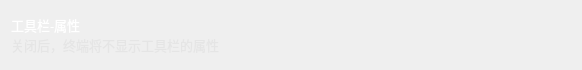
                  <widget class="QWidget" name="verticalWidget_36" native="true">
                   <property name="minimumSize">
                    <size>
                     <width>0</width>
                     <height>70</height>
                    </size>
                   </property>
                   <property name="maximumSize">
                    <size>
                     <width>16777215</width>
                     <height>70</height>
                    </size>
                   </property>
                   <property name="styleSheet">
                    <string notr="true">#verticalWidget_36{
	border: 1px solid rgba(197, 197, 197,50);
	
	background-color: rgba(255, 255, 255, 20);
	border-radius: 5px;
}</string>
                   </property>
                   <layout class="QHBoxLayout" name="horizontalLayout_47">
                    <item>
                     <widget class="QWidget" name="horizontalWidget_35" native="true">
                      <property name="minimumSize">
                       <size>
                        <width>0</width>
                        <height>40</height>
                       </size>
                      </property>
                      <property name="maximumSize">
                       <size>
                        <width>16777215</width>
                        <height>40</height>
                       </size>
                      </property>
                      <layout class="QVBoxLayout" name="verticalLayout_43">
                       <property name="spacing">
                        <number>0</number>
                       </property>
                       <property name="leftMargin">
                        <number>0</number>
                       </property>
                       <property name="topMargin">
                        <number>0</number>
                       </property>
                       <property name="rightMargin">
                        <number>0</number>
                       </property>
                       <property name="bottomMargin">
                        <number>0</number>
                       </property>
                       <item>
                        <widget class="QLabel" name="label_conectStatsDisplay">
                         <property name="font">
                          <font>
                           <family>OPPOSans B</family>
                           <pointsize>10</pointsize>
                           <stylestrategy>PreferAntialias</stylestrategy>
                          </font>
                         </property>
                         <property name="styleSheet">
                          <string notr="true">color: rgb(255, 255, 255);</string>
                         </property>
                         <property name="text">
                          <string>工具栏-属性</string>
                         </property>
                        </widget>
                       </item>
                       <item>
                        <widget class="QLabel" name="label_conectStatsDisplay_tip">
                         <property name="minimumSize">
                          <size>
                           <width>0</width>
                           <height>20</height>
                          </size>
                         </property>
                         <property name="maximumSize">
                          <size>
                           <width>16777215</width>
                           <height>20</height>
                          </size>
                         </property>
                         <property name="font">
                          <font>
                           <family>OPPOSans B</family>
                           <pointsize>10</pointsize>
                           <stylestrategy>PreferAntialias</stylestrategy>
                          </font>
                         </property>
                         <property name="styleSheet">
                          <string notr="true">color: rgba(223, 223, 223, 150);</string>
                         </property>
                         <property name="text">
                          <string>关闭后，终端将不显示工具栏的属性</string>
                         </property>
                        </widget>
                       </item>
                      </layout>
                     </widget>
                    </item>
                    <item>
                     <spacer name="horizontalSpacer_70">
                      <property name="orientation">
                       <enum>Qt::Horizontal</enum>
                      </property>
                      <property name="sizeHint" stdset="0">
                       <size>
                        <width>352</width>
                        <height>20</height>
                       </size>
                      </property>
                     </spacer>
                    </item>
                    <item>
                     <layout class="QVBoxLayout" name="verticalLayout_conectStatsDisplay"/>
                    </item>
                   </layout>
                  </widget>
